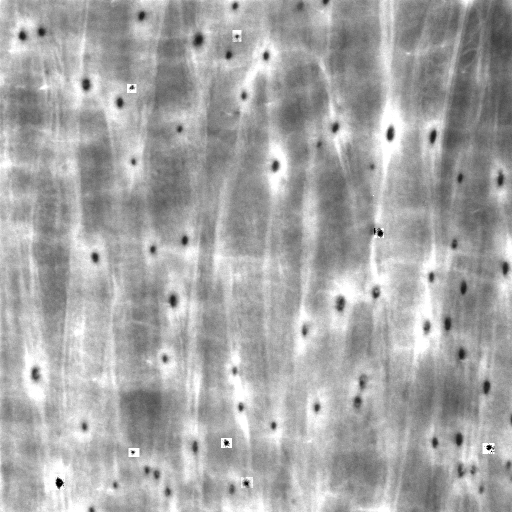
%> input picture M9V7Z1_hydr.png, 1024 x 1024 px (shown at 1/2 size)
$ octave ExampleCode.m   (GNU Octave 9; MATLAB toolbox functions it lacks are replaced by stand-ins)
%> lines starting %> are read from the running program, lines starting %| are printed output that depends on the picture; in (x1, y1, x2, y2) boxes, pixels count from 0 and x2, y2 are one past the last pixel; in counts of white or black regions, pixels touching at a corner belong together; the program's own positions count from 1
%
% This code analyzes spatial distribution of holes in the internal elastic
% lamina (HIEL) and myoendothelial junction (MEJ) localized lipids/proteins
% in the following sections:
%
%
% % %  SECTION ONE
%
% % %  Thresholds and identifies holes in the internal elastic lamina
% % %  (HIEL). These are objects void of fluorescent signal.
%
%
% % %  SECTION TWO
%
% % %  Thresholds and identifies a fluorescent signal that
% % %  represents an protein of interest that will be used to evaluate the
% % %  spatial pattern of the HIEL. In this example, claudin 5 (cldn5), is
% % %  the fluoresecent signal and will be referred to throughout.
%
%
% % %  SECTION THREE
%
% % %  This is a quality control section that removes objects identified as
% % %  HIEL that do not meet the circularity requirement. In this section,
% % %  there is also the option to manually add back in HIEL removed by
% % %  circularity, and to remove additional nonspecific HIEL that may have
% % %  been detected.
%
%
% % %  SECTION FOUR
%
% % %  This section runs simulations to evaluate the spatial pattern of
% % %  HIEL with respect to the fluorescent signal that was thresholded in
% % %  section two. This will refer to 3 separate Matlab function files.
%
%
% % %  SECTION FIVE
%
% % %  Thresholds and identifies high intensity fluoresecent puncta that
% % %  overlaps in HIEL. This is useful to determine the extent of protein
% % %  localization in the HIEL. In this example phosphatidylserine, or PS,
% % %  may be referred to throughout.
%
%
% % %  SECTION SIX
%
% % %  This section runs simulations to evaluate the spatial pattern of
% % %  fluorescent puncta in HIEL with respect to the fluorescent signal
% % %  that was thresholded in section two. This will refer to 3 separate
% % %  Matlab function files.
%
%
% % %  SECTION SEVEN
%
% % %  Saves all matrices and variables that will be used for analysis.
%
%
%
%
% %
% % % % %
% % % % % % % % %  SECTION ONE
% % % % %
% %
%
%
% Number of iterations that the Monte Carlo, Positive, and Negative control
% simulations will be run.
sim1=1; % For HIEL (section1) to fluorescent signal (section2)
sim2 =1; % For puncta-HIEL (section 5) to fluorescent signal (section2)
% Keep simulations at 1 iteration while troubleshooting code.
% Recommended to increase to 1000 simulations for final data.
% Will need to run on a virtual supercomputing cluser.


% Define range of pixels wish to be included for analysis.
lowlim1_X = 0; %adjust all based on image/ROI
uplim1_X = 1024;
lowlim1_Y = 0;
uplim1_Y = 1024;
Pixel_min = 0;
Pixel_max = 1024;
% In this example, all pixels of a 1024x1024 image are considered.


% Define RGB file. Must be an RGB image (can do that in ImageJ).
RGB = imread('M9V7Z1_hydr.png');
%> RGB is the input picture: size 1024x1024x3 uint8; min 0, max 255, mean 167

% Convert to grayscale.
I=rgb2gray(RGB);

% Blur the image.
P = fspecial('motion',5,40); %adjust to optimize
% Step 2 of blurring.
I2 = imfilter(I,P,'replicate');

% Idenitfy puncta of interest by converting the blurred image to binary.
bw =imbinarize(I2,'adaptive','ForegroundPolarity','dark','Sensitivity',0.1); %adjust to optimize
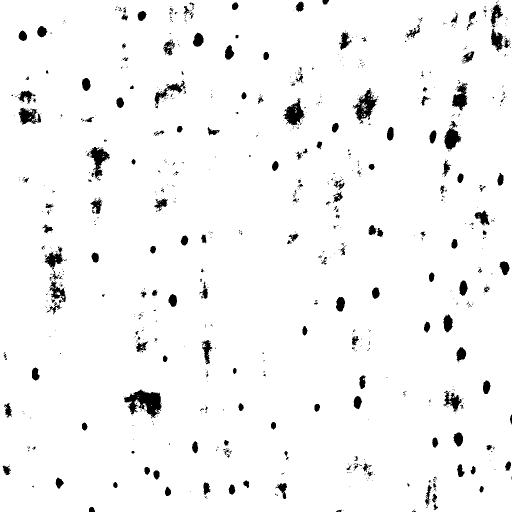
%> bw: size 1024x1024 logical (shown at 1/2 size); 96.3% white; 787 black regions (601 under 20 px), largest, box (x1, y1, x2, y2) and area: (248, 779, 323, 837) 2336, (705, 176, 755, 241) 1387, (566, 196, 610, 250) 1213
% In this example, the 'puncta' of interest are actually areas void of fluorescent signal.
% For this reason, 'dark' option is selected. For identificaiton of
% fluorescent puncta, you do not need the specifications of
% 'ForegroundPolarity' and 'dark'.


% Refine the identification of HIEL.
SE = strel('disk',5); % ajust to optimize
I3 = imerode(bw,SE);
%> I3: size 1024x1024 logical; 88.4% white; 226 black regions, largest, box (x1, y1, x2, y2) and area: (80, 489, 138, 633) 5151, (242, 775, 327, 853) 4094, (963, 0, 1024, 108) 3547


% % FIGURE 1
% % Show boundaries of ROI on top of the originial image.
% % Visual confirmation that HIEL are being correctly identified.

Figure1 =figure;
[B_M9V7Z1A1,L] = bwboundaries(I3); %detected outline of ROIs.
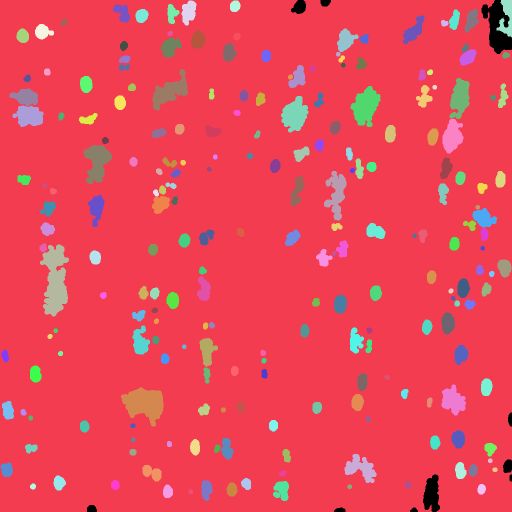
%> L: size 1024x1024 double (shown at 1/2 size); 223 distinct labels, from 0 to 222; one colour per label, 0 black
%> B_M9V7Z1A1 = 222 boundaries; largest, box (x1, y1, x2, y2) and points: (0, 0, 1024, 1024) 4481, (80, 489, 138, 633) 430, (648, 342, 693, 441) 305, (305, 138, 376, 221) 276, (242, 775, 327, 853) 271
imshow(I3); hold on; %show detected outline
imshow(I); hold on;  %show original image
colors=('c');
m = size(B_M9V7Z1A1,1);
%> m = 222
n = size (B_M9V7Z1A1,2);
%> n = 1
area = zeros(m,n);
stats = zeros(m,n);
stats = regionprops(L,'Area');
%> stats = 222 regions; largest, Area: 926174, 5151, 4094, 2985, 2683

% Plot boundaries of ROIs.
for k = 1:length(B_M9V7Z1A1)
  boundary = B_M9V7Z1A1{k};
    cidx = mod(k,length(colors))+1;
    plot(boundary(:,2), boundary(:,1),...
       colors(cidx),'LineWidth',2);

      area(k) = stats(k).Area;
% % %  actual number of pixels in the area


% %   add text to show object numbers
  rndRow = ceil(length(boundary)/(mod(rand*k,7)+1));
  col = boundary(rndRow,2); row = boundary(rndRow,1);
  h = text(col+1, row-1, num2str(L(row,col)));
  set(h,'Color',colors(cidx),'FontSize',12,'FontWeight','bold');
% %   randomize text position for better visibility

end
%> this loop made 222 passes
%> (col, row) on passes 1, 3, 5: (878, 974), (381, 16), (1020, 39)
%> after the loop, area = 222 values, max 926174 at index 1, min 1 at index 2, mean 4690.2

area = transpose(area);


% % Convert cell array of border pixels and plot centers of each object
Q = cellfun(@mean,B_M9V7Z1A1, 'UniformOutput', false);
%> Q = 222 items
% get the average of the pixels along the border to calculate center of ROI
% NOTE that both Q and b are cell arrays


H = cell2mat(Q);
%> H = 222 rows, first 12: [523.6 537.9; 563 118; 14.86 379.7; 689.2 718.2; 38.68 1013.5; 939.5 14.19; 712.4 11.04; 821.1 16.66; 195 49.9; 232.7 56.54; 72.5 46.04; 359.6 48.3]
% % % H is a matrix, which is needed to plot the various coordinates

X = H(:,2:2:end);
%> X = 222 values, max 1013.5 at index 5, min 11.04 at index 7, mean 533.3
Y = H(:,1:2:end);
%> Y = 222 values, max 983.9 at index 85, min 12.94 at index 106, mean 486.7

% % % plots the X,Y coordinates of H (centers of the IEL holes)
plot(X,Y,'.','MarkerSize',12, 'Color', 'm');

% Draw vertical and horizontal lines on the image to see the image area you
% are analyzing.  This is only relevant if you want to analyze a small area
% of the original image.
xline(lowlim1_X);hold on;
xline(uplim1_X);hold on;
yline(lowlim1_Y);hold on;
yline(uplim1_Y);hold on;
%> after `yline(uplim1_Y)`:
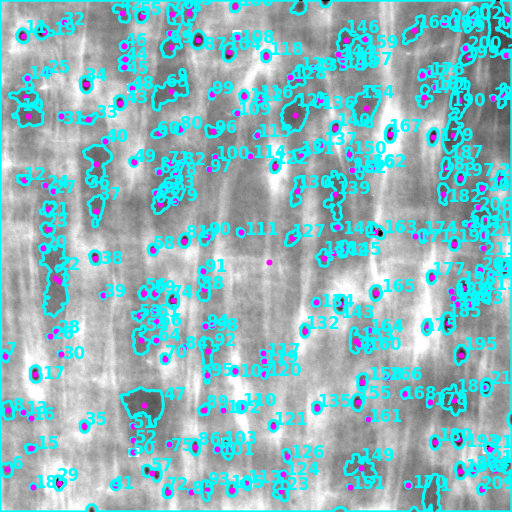
%> figure redrawn from the program's plot data; shown at 1/2 size
saveas(Figure1, '/Users/claireruddiman/Dropbox/_MEJ Paper/_Figures/Github/M9V7Z1A1_Analysis/Figure1.png');
hold off;

% Round the final coordinates of HIEL center detection and store in matrix.
coord_M9V7Z1A1 = horzcat(round(X),round(Y));
%> coord_M9V7Z1A1 = 222 rows, first 12: [538 524; 118 563; 380 15; 718 689; 1014 39; 14 939; 11 712; 17 821; 50 195; 57 233; 46 73; 48 360]
%
%
%
% %
% % % % %
% % % % % % % % %  SECTION TWO
% % % % %
% %
%
%
%
% Threshold fluorescent signal claudin 5 (cldn5) EC borders
% (interendothelial junctions).


% Define RGB file. Must be an RGB image (can do that in ImageJ).
% This is fluorescent signal that will be used to define HIEL spatial
% pattern.
RGB_ = imread('M9V7Z1_cldn5_1.png');
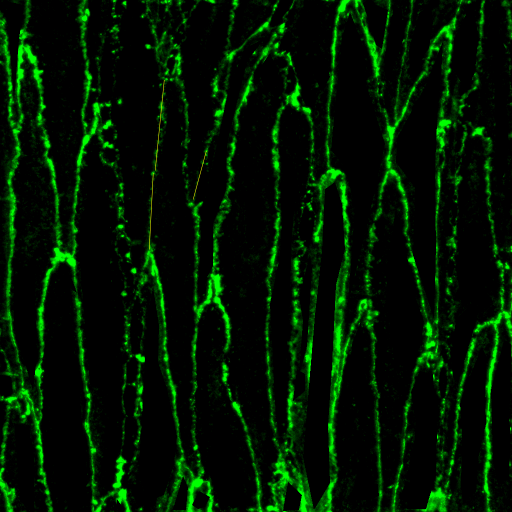
%> input picture M9V7Z1_cldn5_1.png, 1024 x 1024 px (shown at 1/2 size)
%> RGB_ is the input picture: size 1024x1024x3 uint8; mean R, G, B 0.1, 24.1, 0

% Convert to grayscale.
I_=rgb2gray(RGB_);
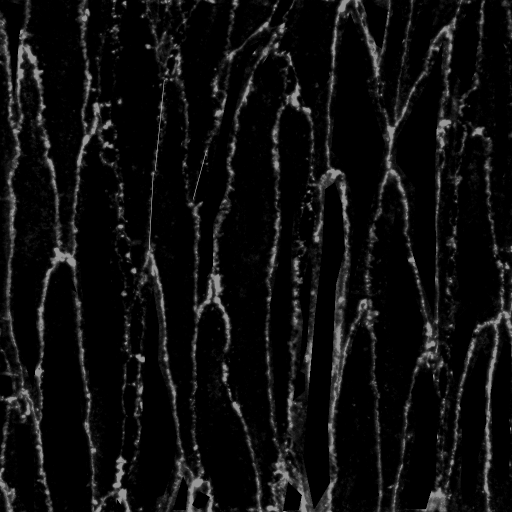
%> I_: size 1024x1024 uint8 (shown at 1/2 size); min 0, max 224, mean 14.2

% Blur the image.
P_ = fspecial('motion',5,30);
% Step 2 of blurring.
I2_ = imfilter(I_,P_,'replicate');

% Idenitfy puncta of interest by converting the blurred image to binary.
bw_ =imbinarize(I2_,'adaptive','Sensitivity',0.1);%adjust to optimize
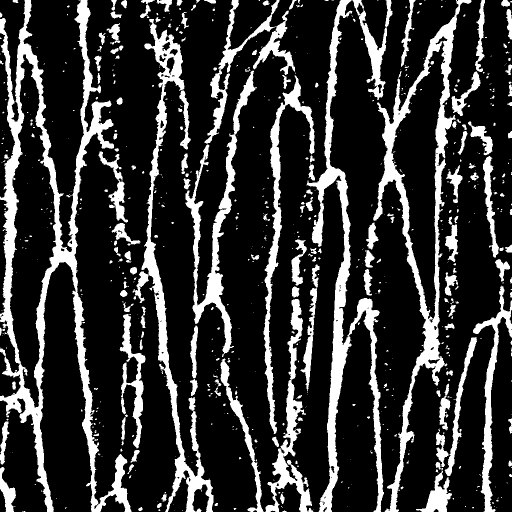
%> bw_: size 1024x1024 logical (shown at 1/2 size); 20.9% white; 702 white regions (495 under 20 px), largest, box (x1, y1, x2, y2) and area: (0, 0, 263, 1024) 46664, (613, 0, 785, 1024) 28885, (746, 0, 943, 1024) 25322

% Refine the identification of fluorescent signal.
SE_ = strel('rectangle',[4,1]); % % % pixel size of disk that helps to define the IEL holes
I4_ = imerode(bw_,SE_);
%> I4_: size 1024x1024 logical; 17.7% white; 378 white regions (220 under 20 px), largest, box (x1, y1, x2, y2) and area: (0, 0, 263, 1024) 41253, (747, 0, 942, 1024) 22277, (614, 0, 703, 1024) 17692
se_ = strel('rectangle',[10,1]);
I5_ = imclose(I4_,se_);
%> I5_: size 1024x1024 logical; 19% white; 241 white regions (150 under 20 px), largest, box (x1, y1, x2, y2) and area: (527, 0, 942, 1024) 72351, (0, 0, 263, 1024) 45667, (268, 0, 590, 1024) 42463
I3_ = bwareaopen(I5_,100);
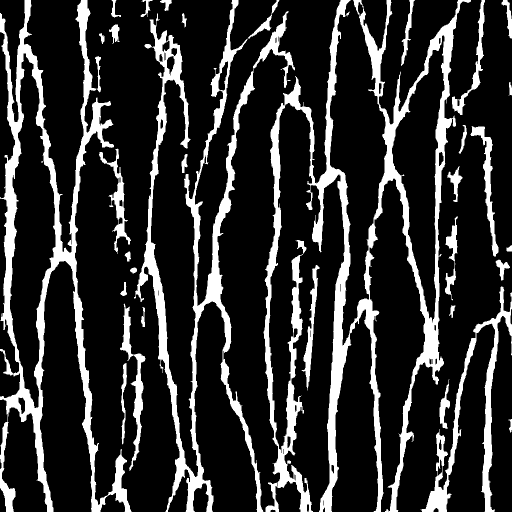
%> I3_: size 1024x1024 logical (shown at 1/2 size); 18.7% white; 33 white regions, largest, box (x1, y1, x2, y2) and area: (527, 0, 942, 1024) 72351, (0, 0, 263, 1024) 45667, (268, 0, 590, 1024) 42463

% Plot the result of thresholding the fluorescent signal.
figure
imshow(I3_)
[rows,cols] = find(I3_); % Extract XY coordinates from I3_, which is the claudin5 final binary image
%> rows = 196057 values from 1 to 1024; cols = 196057 values from 1 to 1024
claudin5_full_M9V7Z1A1 = horzcat(cols,rows);

% Removes any fluoresecent signal from analysis that is outside of the
% desired range.
claudin5_full_M9V7Z1A1(claudin5_full_M9V7Z1A1(:, 1) < lowlim1_X & (claudin5_full_M9V7Z1A1(:, 1) >= Pixel_min), :) = [];
claudin5_full_M9V7Z1A1(claudin5_full_M9V7Z1A1(:, 1) <= Pixel_max & (claudin5_full_M9V7Z1A1(:, 1) > uplim1_X), :) = [];
claudin5_full_M9V7Z1A1(claudin5_full_M9V7Z1A1(:, 2) < lowlim1_Y & (claudin5_full_M9V7Z1A1(:, 2) >= Pixel_min), :) = [];
claudin5_full_M9V7Z1A1(claudin5_full_M9V7Z1A1(:, 2) <= Pixel_max & (claudin5_full_M9V7Z1A1(:, 2) > uplim1_Y), :) = [];

% Define sizes of HIEL and fluorescent signal matrices.
[mmm nnn] = size(coord_M9V7Z1A1);
%> mmm = 222; nnn = 2
nnn = mmm;
%> nnn = 222
[mmmm nnnn] = size(claudin5_full_M9V7Z1A1);
%> mmmm = 196057; nnnn = 2
nnnn = mmmm;
%> nnnn = 196057
distance_ = zeros(nnn,mmmm);
%
%
%
% %
% % % % %
% % % % % % % % %  SECTION THREE
% % % % %
% %
%
%
% Remove objects which do not correspond to IEL holes through a
% circularity prediction.


% % FIGURE 2
colors2=('m');
Figure2 = figure;

imshow(I3); hold on;
imshow(I); hold on;

% Display vertical lines to indicate analyzed area.
xline(lowlim1_X);hold on;
xline(uplim1_X);hold on;
yline(lowlim1_Y);hold on;
yline(uplim1_Y);hold on;


% Begin loop to check circularity of detected HIEL
%> (the run ends here)
